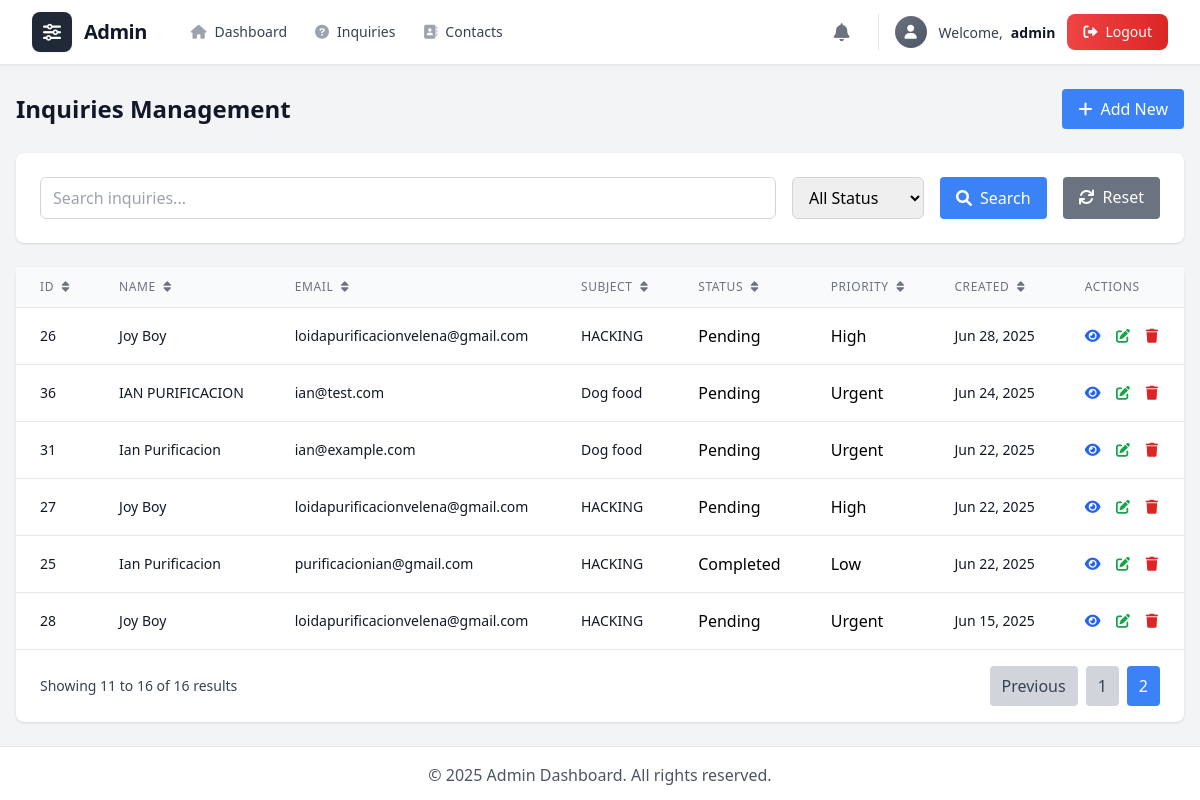
Screenshot of /admin/inquire/index.php?page=2 (signed in) with the database file from the repository.
### tables this page shows
CREATE TABLE `inquire` (
  `id` int(11) NOT NULL,
  `fullname` varchar(100) NOT NULL,
  `email` varchar(100) NOT NULL,
  `phone` varchar(20) DEFAULT NULL,
  `subject` varchar(150) DEFAULT NULL,
  `message` text NOT NULL,
  `category` varchar(50) DEFAULT NULL,
  `preferred_contact` varchar(10) DEFAULT NULL,
  `priority` varchar(20) DEFAULT 'medium',
  `image` varchar(255) DEFAULT NULL,
  `created_at` timestamp NOT NULL DEFAULT current_timestamp(),
  `status` varchar(20) NOT NULL DEFAULT 'pending',
  `updated_at` timestamp NULL DEFAULT current_timestamp() ON UPDATE current_timestamp()
);

### admin/includes/database.php (called while the page is built, shortened)
<?php
class Database {
    private $conn;
    public function __construct() {
        try {
            $this->conn = new PDO("mysql:host=" . DB_HOST . ";dbname=" . DB_NAME, DB_USER, DB_PASS);
            $this->conn->setAttribute(PDO::ATTR_ERRMODE, PDO::ERRMODE_EXCEPTION);
        } catch(PDOException $e) {
            die("Connection failed: " . $e->getMessage());
        }
    }
    public function prepare($sql) {
        return $this->conn->prepare($sql);
    }
}
?>

### admin/inquire/index.php (the view, shortened to what this page needs)
<?php
require_once '../includes/database.php';
$db = new Database();
$search = $_GET['search'] ?? '';
$sort = $_GET['sort'] ?? 'created_at';
$order = $_GET['order'] ?? 'DESC';
$page = (int)($_GET['page'] ?? 1);
$limit = 10;
$offset = ($page - 1) * $limit;
$where = [];
$params = [];
$whereClause = $where ? "WHERE " . implode(" AND ", $where) : "";
$orderClause = "ORDER BY $sort $order";
$stmt = $db->prepare("SELECT * FROM inquire $whereClause $orderClause LIMIT $limit OFFSET $offset");
$stmt->execute($params);
$inquiries = $stmt->fetchAll(PDO::FETCH_ASSOC);
$countStmt = $db->prepare("SELECT COUNT(*) FROM inquire $whereClause");
$countStmt->execute($params);
$totalRecords = $countStmt->fetchColumn();
$totalPages = ceil($totalRecords / $limit);
include '../includes/header.php';
include '../includes/navbar.php';
?>
<div class="max-w-7xl mx-auto px-4 py-6">
    <div class="flex justify-between items-center mb-6">
        <h1 class="text-2xl font-bold text-gray-900">Inquiries Management</h1>
        <a href="create.php" class="bg-blue-500 text-white px-4 py-2 rounded hover:bg-blue-600">
            <i class="fas fa-plus mr-2"></i>Add New
        </a>
    </div>
    <div class="bg-white rounded-lg shadow mb-6">
        <div class="p-6">
            <form method="GET" class="flex flex-wrap gap-4">
                <div class="flex-1 min-w-64">
                    <input type="text" name="search" value="<?= htmlspecialchars($search) ?>"
                           placeholder="Search inquiries..."
                           class="w-full px-3 py-2 border border-gray-300 rounded-md focus:outline-none focus:ring-2 focus:ring-blue-500">
                </div>
                <select name="status" class="px-3 py-2 border border-gray-300 rounded-md focus:outline-none focus:ring-2 focus:ring-blue-500">
                    <option value="">All Status</option>
                </select>
                <button type="submit" class="bg-blue-500 text-white px-4 py-2 rounded hover:bg-blue-600">
                    <i class="fas fa-search mr-2"></i>Search
                </button>
                <a href="index.php" class="bg-gray-500 text-white px-4 py-2 rounded hover:bg-gray-600">
                    <i class="fas fa-refresh mr-2"></i>Reset
                </a>
            </form>
        </div>
    </div>
    <div class="bg-white rounded-lg shadow">
        <div class="table-container">
            <table class="min-w-full divide-y divide-gray-200">
                <thead class="bg-gray-50">
                    <tr>
                        <th class="px-6 py-3 text-left text-xs font-medium text-gray-500 uppercase tracking-wider cursor-pointer" onclick="toggleSort('id')">
                            ID <i class="fas fa-sort ml-1"></i>
                        </th>
                        <th class="px-6 py-3 text-left text-xs font-medium text-gray-500 uppercase tracking-wider cursor-pointer" onclick="toggleSort('fullname')">
                            Name <i class="fas fa-sort ml-1"></i>
                        </th>
                        <th class="px-6 py-3 text-left text-xs font-medium text-gray-500 uppercase tracking-wider cursor-pointer" onclick="toggleSort('email')">
                            Email <i class="fas fa-sort ml-1"></i>
                        </th>
                        <th class="px-6 py-3 text-left text-xs font-medium text-gray-500 uppercase tracking-wider cursor-pointer" onclick="toggleSort('subject')">
                            Subject <i class="fas fa-sort ml-1"></i>
                        </th>
                        <th class="px-6 py-3 text-left text-xs font-medium text-gray-500 uppercase tracking-wider cursor-pointer" onclick="toggleSort('status')">
                            Status <i class="fas fa-sort ml-1"></i>
                        </th>
                        <th class="px-6 py-3 text-left text-xs font-medium text-gray-500 uppercase tracking-wider cursor-pointer" onclick="toggleSort('priority')">
                            Priority <i class="fas fa-sort ml-1"></i>
                        </th>
                        <th class="px-6 py-3 text-left text-xs font-medium text-gray-500 uppercase tracking-wider cursor-pointer" onclick="toggleSort('created_at')">
                            Created <i class="fas fa-sort ml-1"></i>
                        </th>
                        <th class="px-6 py-3 text-left text-xs font-medium text-gray-500 uppercase tracking-wider">
                            Actions
                        </th>
                    </tr>
                </thead>
                <tbody class="bg-white divide-y divide-gray-200">
                    <?php foreach ($inquiries as $inquiry): ?>
                        <tr>
                            <td class="px-6 py-4 whitespace-nowrap text-sm text-gray-900"><?= $inquiry['id'] ?></td>
                            <td class="px-6 py-4 whitespace-nowrap text-sm text-gray-900"><?= htmlspecialchars($inquiry['fullname']) ?></td>
                            <td class="px-6 py-4 whitespace-nowrap text-sm text-gray-900"><?= htmlspecialchars($inquiry['email']) ?></td>
                            <td class="px-6 py-4 whitespace-nowrap text-sm text-gray-900"><?= htmlspecialchars($inquiry['subject'] ?? '') ?></td>
                            <td class="px-6 py-4 whitespace-nowrap">
                                <span class="status-<?= $inquiry['status'] ?>"><?= ucfirst($inquiry['status']) ?></span>
                            </td>
                            <td class="px-6 py-4 whitespace-nowrap">
                                <span class="priority-<?= $inquiry['priority'] ?>"><?= ucfirst($inquiry['priority']) ?></span>
                            </td>
                            <td class="px-6 py-4 whitespace-nowrap text-sm text-gray-900"><?= date('M j, Y', strtotime($inquiry['created_at'])) ?></td>
                            <td class="px-6 py-4 whitespace-nowrap text-sm font-medium">
                                <a href="view.php?id=<?= $inquiry['id'] ?>" class="text-blue-600 hover:text-blue-900 mr-3">
                                    <i class="fas fa-eye"></i>
                                </a>
                                <a href="edit.php?id=<?= $inquiry['id'] ?>" class="text-green-600 hover:text-green-900 mr-3">
                                    <i class="fas fa-edit"></i>
                                </a>
                                <button onclick="confirmDelete(<?= $inquiry['id'] ?>, 'inquire')" class="text-red-600 hover:text-red-900">
                                    <i class="fas fa-trash"></i>
                                </button>
                            </td>
                        </tr>
                    <?php endforeach; ?>
                </tbody>
            </table>
        </div>
        <?php if ($totalPages > 1): ?>
            <div class="px-6 py-4 border-t border-gray-200">
                <div class="flex items-center justify-between">
                    <div class="text-sm text-gray-700">
                        Showing <?= $offset + 1 ?> to <?= min($offset + $limit, $totalRecords) ?> of <?= $totalRecords ?> results
                    </div>
                    <div class="flex space-x-2">
                        <?php if ($page > 1): ?>
                            <a href="?<?= http_build_query(array_merge($_GET, ['page' => $page - 1])) ?>"
                               class="px-3 py-2 bg-gray-300 text-gray-700 rounded hover:bg-gray-400">Previous</a>
                        <?php endif; ?>
                        <?php for ($i = max(1, $page - 2); $i <= min($totalPages, $page + 2); $i++): ?>
                            <a href="?<?= http_build_query(array_merge($_GET, ['page' => $i])) ?>"
                               class="px-3 py-2 <?= $i === $page ? 'bg-blue-500 text-white' : 'bg-gray-300 text-gray-700' ?> rounded hover:bg-blue-600">
                                <?= $i ?>
                            </a>
                        <?php endfor; ?>
                    </div>
                </div>
            </div>
        <?php endif; ?>
    </div>
</div>
<?php include '../includes/footer.php'; ?>

### admin/assets/css/custom.css (style rules this page uses)
.table-container { overflow-x: auto; }
.status-pending { @apply inline-flex items-center px-3 py-1.5 rounded-full text-xs font-semibold bg-gradient-to-r from-yellow-100 to-amber-100 text-yellow-800 border border-yellow-200 shadow-sm; }
.priority-high { @apply bg-gradient-to-r from-red-100 to-rose-100 text-red-800 px-3 py-1.5 rounded-full text-xs font-semibold border border-red-200 shadow-sm; }
.priority-low { @apply bg-gradient-to-r from-green-100 to-emerald-100 text-green-800 px-3 py-1.5 rounded-full text-xs font-semibold border border-green-200 shadow-sm; }

### rows the page displays
inquire: id "26", fullname "Joy Boy", email "loidapurificacionvelena@gmail.com", subject "HACKING", status "Pending", priority "High", created_at "Jun 28, 2025"
inquire: id "36", fullname "IAN PURIFICACION", email "ian@test.com", subject "Dog food", status "Pending", priority "Urgent", created_at "Jun 24, 2025"
inquire: id "31", fullname "Ian Purificacion", email "ian@example.com", subject "Dog food", status "Pending", priority "Urgent", created_at "Jun 22, 2025"
inquire: id "27", fullname "Joy Boy", email "loidapurificacionvelena@gmail.com", subject "HACKING", status "Pending", priority "High", created_at "Jun 22, 2025"
inquire: id "25", fullname "Ian Purificacion", email "purificacionian@gmail.com", subject "HACKING", status "Completed", priority "Low", created_at "Jun 22, 2025"
inquire: id "28", fullname "Joy Boy", email "loidapurificacionvelena@gmail.com", subject "HACKING", status "Pending", priority "Urgent", created_at "Jun 15, 2025"

### other values shown
$_SESSION['admin_username'] "admin"
$offset + 1 "11"
min($offset + $limit, $totalRecords) "16"
$totalRecords "16"
